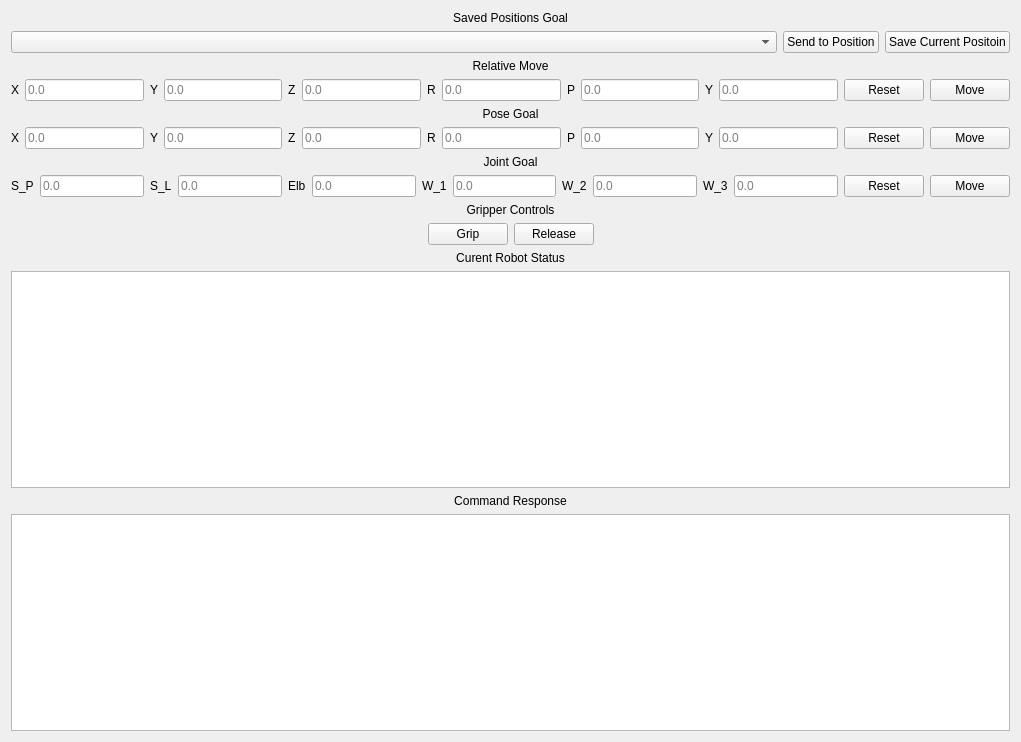
<?xml version="1.0" encoding="UTF-8"?>
<ui version="4.0">
 <class>rqt_iris_sami</class>
 <widget class="QWidget" name="rqt_iris_sami">
  <property name="geometry">
   <rect>
    <x>0</x>
    <y>0</y>
    <width>1021</width>
    <height>742</height>
   </rect>
  </property>
  <property name="windowTitle">
   <string>rqt_iris_sami</string>
  </property>
  <layout class="QVBoxLayout" name="verticalLayout">
   <item>
    <widget class="QLabel" name="label_4">
     <property name="text">
      <string>Saved Positions Goal</string>
     </property>
     <property name="alignment">
      <set>Qt::AlignCenter</set>
     </property>
    </widget>
   </item>
   <item>
    <layout class="QHBoxLayout" name="aliasLay">
     <item>
      <widget class="QComboBox" name="alias_combo">
       <property name="sizePolicy">
        <sizepolicy hsizetype="Expanding" vsizetype="Fixed">
         <horstretch>0</horstretch>
         <verstretch>0</verstretch>
        </sizepolicy>
       </property>
      </widget>
     </item>
     <item>
      <widget class="QPushButton" name="alias_send">
       <property name="text">
        <string>Send to Position</string>
       </property>
      </widget>
     </item>
     <item>
      <widget class="QPushButton" name="alias_save">
       <property name="text">
        <string>Save Current Positoin</string>
       </property>
      </widget>
     </item>
    </layout>
   </item>
   <item>
    <widget class="QLabel" name="label_3">
     <property name="text">
      <string>Relative Move</string>
     </property>
     <property name="alignment">
      <set>Qt::AlignCenter</set>
     </property>
    </widget>
   </item>
   <item>
    <layout class="QHBoxLayout" name="relMoveLay">
     <item>
      <widget class="QLabel" name="label_8">
       <property name="text">
        <string>X</string>
       </property>
      </widget>
     </item>
     <item>
      <widget class="QLineEdit" name="r_x">
       <property name="placeholderText">
        <string>0.0</string>
       </property>
      </widget>
     </item>
     <item>
      <widget class="QLabel" name="label_9">
       <property name="text">
        <string>Y</string>
       </property>
      </widget>
     </item>
     <item>
      <widget class="QLineEdit" name="r_y">
       <property name="placeholderText">
        <string>0.0</string>
       </property>
      </widget>
     </item>
     <item>
      <widget class="QLabel" name="label_10">
       <property name="text">
        <string>Z</string>
       </property>
      </widget>
     </item>
     <item>
      <widget class="QLineEdit" name="r_roll">
       <property name="placeholderText">
        <string>0.0</string>
       </property>
      </widget>
     </item>
     <item>
      <widget class="QLabel" name="label_11">
       <property name="text">
        <string>R</string>
       </property>
      </widget>
     </item>
     <item>
      <widget class="QLineEdit" name="r_z">
       <property name="placeholderText">
        <string>0.0</string>
       </property>
      </widget>
     </item>
     <item>
      <widget class="QLabel" name="label_12">
       <property name="text">
        <string>P</string>
       </property>
      </widget>
     </item>
     <item>
      <widget class="QLineEdit" name="r_pitch">
       <property name="placeholderText">
        <string>0.0</string>
       </property>
      </widget>
     </item>
     <item>
      <widget class="QLabel" name="label_13">
       <property name="text">
        <string>Y</string>
       </property>
      </widget>
     </item>
     <item>
      <widget class="QLineEdit" name="r_yaw">
       <property name="placeholderText">
        <string>0.0</string>
       </property>
      </widget>
     </item>
     <item>
      <widget class="QPushButton" name="r_reset">
       <property name="text">
        <string>Reset</string>
       </property>
      </widget>
     </item>
     <item>
      <widget class="QPushButton" name="r_move">
       <property name="text">
        <string>Move</string>
       </property>
      </widget>
     </item>
    </layout>
   </item>
   <item>
    <widget class="QLabel" name="label_2">
     <property name="text">
      <string>Pose Goal</string>
     </property>
     <property name="alignment">
      <set>Qt::AlignCenter</set>
     </property>
    </widget>
   </item>
   <item>
    <layout class="QHBoxLayout" name="gloMoveLay">
     <item>
      <widget class="QLabel" name="label_14">
       <property name="text">
        <string>X</string>
       </property>
      </widget>
     </item>
     <item>
      <widget class="QLineEdit" name="p_x">
       <property name="placeholderText">
        <string>0.0</string>
       </property>
      </widget>
     </item>
     <item>
      <widget class="QLabel" name="label_15">
       <property name="text">
        <string>Y</string>
       </property>
      </widget>
     </item>
     <item>
      <widget class="QLineEdit" name="p_y">
       <property name="placeholderText">
        <string>0.0</string>
       </property>
      </widget>
     </item>
     <item>
      <widget class="QLabel" name="label_16">
       <property name="text">
        <string>Z</string>
       </property>
      </widget>
     </item>
     <item>
      <widget class="QLineEdit" name="p_z">
       <property name="placeholderText">
        <string>0.0</string>
       </property>
      </widget>
     </item>
     <item>
      <widget class="QLabel" name="label_17">
       <property name="text">
        <string>R</string>
       </property>
      </widget>
     </item>
     <item>
      <widget class="QLineEdit" name="p_roll">
       <property name="placeholderText">
        <string>0.0</string>
       </property>
      </widget>
     </item>
     <item>
      <widget class="QLabel" name="label_18">
       <property name="text">
        <string>P</string>
       </property>
      </widget>
     </item>
     <item>
      <widget class="QLineEdit" name="p_pitch">
       <property name="placeholderText">
        <string>0.0</string>
       </property>
      </widget>
     </item>
     <item>
      <widget class="QLabel" name="label_19">
       <property name="text">
        <string>Y</string>
       </property>
      </widget>
     </item>
     <item>
      <widget class="QLineEdit" name="p_yaw">
       <property name="placeholderText">
        <string>0.0</string>
       </property>
      </widget>
     </item>
     <item>
      <widget class="QPushButton" name="p_reset">
       <property name="text">
        <string>Reset</string>
       </property>
      </widget>
     </item>
     <item>
      <widget class="QPushButton" name="p_move">
       <property name="text">
        <string>Move</string>
       </property>
      </widget>
     </item>
    </layout>
   </item>
   <item>
    <widget class="QLabel" name="label">
     <property name="text">
      <string>Joint Goal</string>
     </property>
     <property name="alignment">
      <set>Qt::AlignCenter</set>
     </property>
    </widget>
   </item>
   <item>
    <layout class="QHBoxLayout" name="jointMoveLay">
     <item>
      <widget class="QLabel" name="label_20">
       <property name="text">
        <string>S_P</string>
       </property>
      </widget>
     </item>
     <item>
      <widget class="QLineEdit" name="j_s_p">
       <property name="placeholderText">
        <string>0.0</string>
       </property>
      </widget>
     </item>
     <item>
      <widget class="QLabel" name="label_21">
       <property name="text">
        <string>S_L</string>
       </property>
      </widget>
     </item>
     <item>
      <widget class="QLineEdit" name="j_s_l">
       <property name="placeholderText">
        <string>0.0</string>
       </property>
      </widget>
     </item>
     <item>
      <widget class="QLabel" name="label_22">
       <property name="text">
        <string>Elb</string>
       </property>
      </widget>
     </item>
     <item>
      <widget class="QLineEdit" name="j_elb">
       <property name="placeholderText">
        <string>0.0</string>
       </property>
      </widget>
     </item>
     <item>
      <widget class="QLabel" name="label_23">
       <property name="text">
        <string>W_1</string>
       </property>
      </widget>
     </item>
     <item>
      <widget class="QLineEdit" name="j_w_1">
       <property name="placeholderText">
        <string>0.0</string>
       </property>
      </widget>
     </item>
     <item>
      <widget class="QLabel" name="label_24">
       <property name="text">
        <string>W_2</string>
       </property>
      </widget>
     </item>
     <item>
      <widget class="QLineEdit" name="j_w_2">
       <property name="placeholderText">
        <string>0.0</string>
       </property>
      </widget>
     </item>
     <item>
      <widget class="QLabel" name="label_25">
       <property name="text">
        <string>W_3</string>
       </property>
      </widget>
     </item>
     <item>
      <widget class="QLineEdit" name="j_w_3">
       <property name="placeholderText">
        <string>0.0</string>
       </property>
      </widget>
     </item>
     <item>
      <widget class="QPushButton" name="j_reset">
       <property name="text">
        <string>Reset</string>
       </property>
      </widget>
     </item>
     <item>
      <widget class="QPushButton" name="j_move">
       <property name="text">
        <string>Move</string>
       </property>
      </widget>
     </item>
    </layout>
   </item>
   <item>
    <widget class="QLabel" name="label_5">
     <property name="text">
      <string>Gripper Controls</string>
     </property>
     <property name="alignment">
      <set>Qt::AlignCenter</set>
     </property>
    </widget>
   </item>
   <item>
    <layout class="QHBoxLayout" name="gripperLay">
     <item>
      <spacer name="horizontalSpacer">
       <property name="orientation">
        <enum>Qt::Horizontal</enum>
       </property>
       <property name="sizeHint" stdset="0">
        <size>
         <width>40</width>
         <height>20</height>
        </size>
       </property>
      </spacer>
     </item>
     <item>
      <widget class="QPushButton" name="grip">
       <property name="text">
        <string>Grip</string>
       </property>
      </widget>
     </item>
     <item>
      <widget class="QPushButton" name="release">
       <property name="text">
        <string>Release</string>
       </property>
      </widget>
     </item>
     <item>
      <spacer name="horizontalSpacer_2">
       <property name="orientation">
        <enum>Qt::Horizontal</enum>
       </property>
       <property name="sizeHint" stdset="0">
        <size>
         <width>40</width>
         <height>20</height>
        </size>
       </property>
      </spacer>
     </item>
    </layout>
   </item>
   <item>
    <widget class="QLabel" name="label_6">
     <property name="text">
      <string>Curent Robot Status</string>
     </property>
     <property name="alignment">
      <set>Qt::AlignCenter</set>
     </property>
    </widget>
   </item>
   <item>
    <widget class="QTextEdit" name="cur_status">
     <property name="sizePolicy">
      <sizepolicy hsizetype="Expanding" vsizetype="Expanding">
       <horstretch>0</horstretch>
       <verstretch>0</verstretch>
      </sizepolicy>
     </property>
     <property name="readOnly">
      <bool>true</bool>
     </property>
    </widget>
   </item>
   <item>
    <widget class="QLabel" name="label_7">
     <property name="text">
      <string>Command Response</string>
     </property>
     <property name="alignment">
      <set>Qt::AlignCenter</set>
     </property>
    </widget>
   </item>
   <item>
    <widget class="QTextEdit" name="com_response">
     <property name="sizePolicy">
      <sizepolicy hsizetype="Expanding" vsizetype="Expanding">
       <horstretch>0</horstretch>
       <verstretch>0</verstretch>
      </sizepolicy>
     </property>
     <property name="readOnly">
      <bool>true</bool>
     </property>
    </widget>
   </item>
  </layout>
 </widget>
 <resources/>
 <connections/>
</ui>
